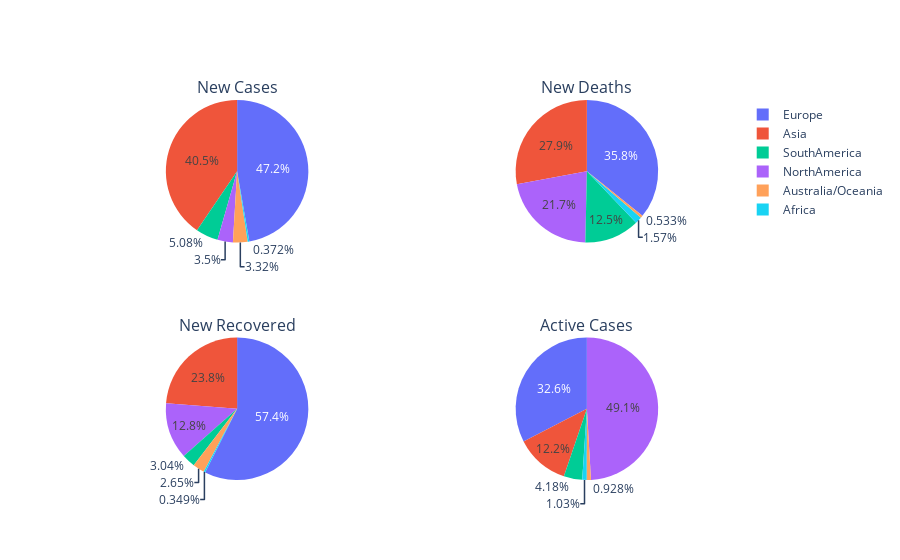

Write notebook code for a chart like this one.
### Code cell
specs = [[{'type':'domain'}, {'type':'domain'}], [{'type':'domain'}, {'type':'domain'}]]
fig = make_subplots(rows=2, cols=2, specs = specs, 
subplot_titles=['New Cases', 'New Deaths', 'New Recovered', 'Active Cases'])

fig.add_trace(go.Pie(labels=piechart_plots['Continent'], values=piechart_plots['NewCases']), 1, 1)
fig.add_trace(go.Pie(labels=piechart_plots['Continent'], values=piechart_plots['NewDeaths']), 1, 2)

fig.add_trace(go.Pie(labels=piechart_plots['Continent'], values=piechart_plots['NewRecovered']), 2, 1)
fig.add_trace(go.Pie(labels=piechart_plots['Continent'], values=piechart_plots['ActiveCases']), 2, 2)

### Figure 1 — Plotly figure (JSON) as saved in the notebook; plotly's stock layout.template omitted (floating-point values rounded to 4 significant figures)
{"data": [{"domain": {"x": [0, 0.45], "y": [0.625, 1]}, "labels": ["Africa", "Asia", "Australia/Oceania", "Europe", "NorthAmerica", "SouthAmerica"], "type": "pie", "values": [6304, 686376, 56281, 801055, 59310, 86119]}, {"domain": {"x": [0.55, 1], "y": [0.625, 1]}, "labels": ["Africa", "Asia", "Australia/Oceania", "Europe", "NorthAmerica", "SouthAmerica"], "type": "pie", "values": [94, 1677, 32, 2147, 1303, 749]}, {"domain": {"x": [0, 0.45], "y": [0, 0.375]}, "labels": ["Africa", "Asia", "Australia/Oceania", "Europe", "NorthAmerica", "SouthAmerica"], "type": "pie", "values": [5102, 347821, 38824, 840095, 186917, 44497]}, {"domain": {"x": [0.55, 1], "y": [0, 0.375]}, "labels": ["Africa", "Asia", "Australia/Oceania", "Europe", "NorthAmerica", "SouthAmerica"], "type": "pie", "values": [540052, 6379153, 485751, 17058408, 25701091, 2190247]}], "layout": {"annotations": [{"font": {"size": 16}, "showarrow": false, "text": "New Cases", "x": 0.225, "xanchor": "center", "xref": "paper", "y": 1, "yanchor": "bottom", "yref": "paper"}, {"font": {"size": 16}, "showarrow": false, "text": "New Deaths", "x": 0.775, "xanchor": "center", "xref": "paper", "y": 1, "yanchor": "bottom", "yref": "paper"}, {"font": {"size": 16}, "showarrow": false, "text": "New Recovered", "x": 0.225, "xanchor": "center", "xref": "paper", "y": 0.375, "yanchor": "bottom", "yref": "paper"}, {"font": {"size": 16}, "showarrow": false, "text": "Active Cases", "x": 0.775, "xanchor": "center", "xref": "paper", "y": 0.375, "yanchor": "bottom", "yref": "paper"}]}}
